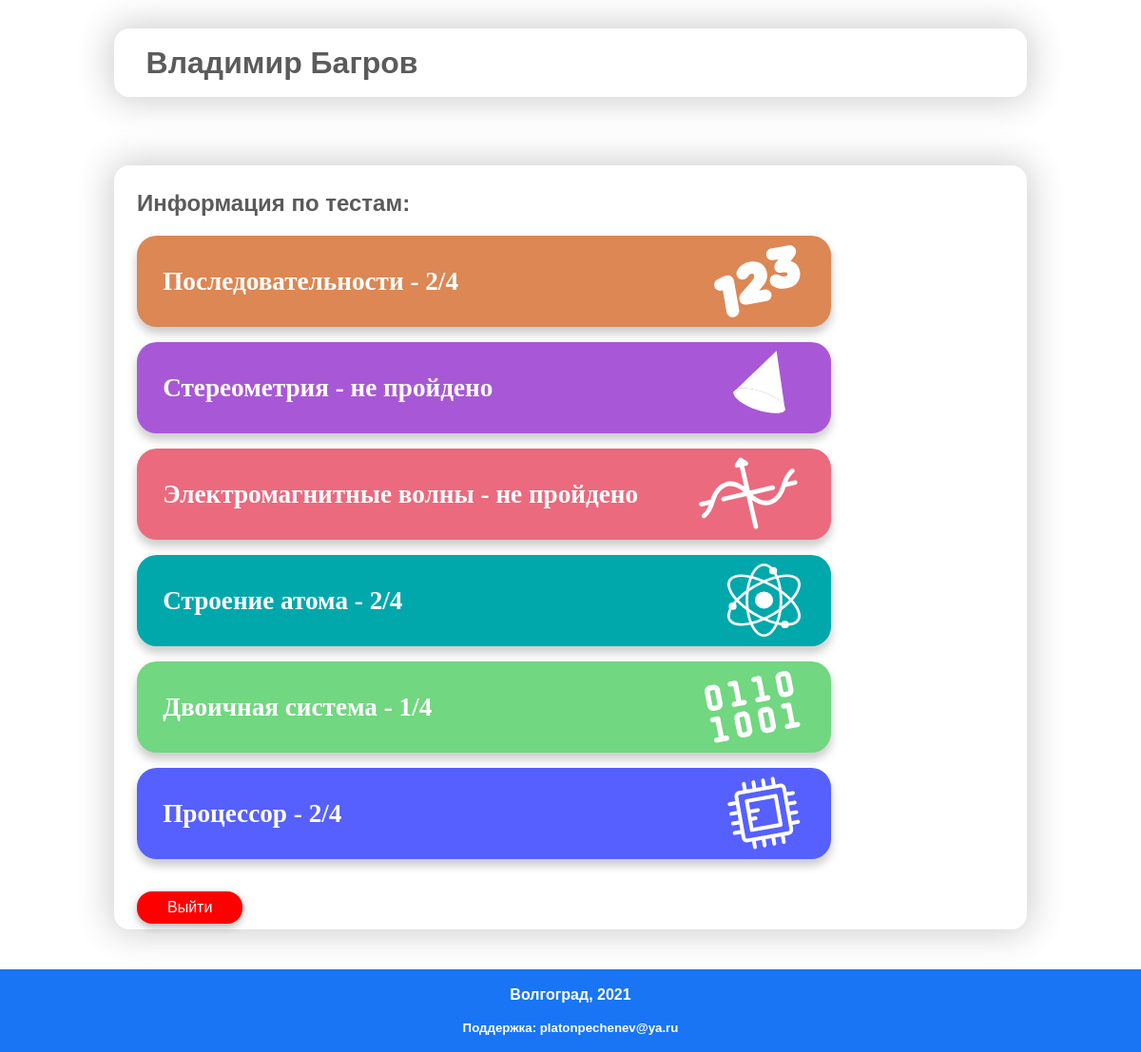
Screenshot of /profile (signed in) with the database file from the repository.
### data/results.py (models this page shows)
class Result(SqlAlchemyBase, UserMixin):
    __tablename__ = 'results'
    id = sqlalchemy.Column(sqlalchemy.Integer, primary_key=True, autoincrement=True)
    user_id = sqlalchemy.Column(sqlalchemy.ForeignKey("users.id"))
    lesson_name = sqlalchemy.Column(sqlalchemy.String, nullable=True)
    percent = sqlalchemy.Column(sqlalchemy.String, nullable=True)
    user = orm.relation('User')

### main.py (the view)
@app.route("/profile")
def profile():
    cards = []
    result = []
    db_sess = create_session()
    for i in CARDS.keys():
        for j in CARDS[i]:
            cards.append(j)
            req = list(db_sess.query(Result).filter(Result.lesson_name == j.name))
            if len(req) > 0:
                result.append(str(req[-1].percent))
            else:
                result.append("не пройдено")
    return render_template('profile.html', title=f'{current_user.name} {current_user.surname}',
                           result=result,
                           cards=cards)

### data/db_session.py (called while the page is built)
def create_session() -> Session:
    global __factory
    return __factory()

### main.py (called while the page is built)
@login_manager.user_loader
def load_user(user_id):
    db_sess = create_session()
    return db_sess.query(User).get(user_id)

### templates/profile.html (shortened to what this page needs)
<!doctype html>
<html lang="en">
<head>
    <link rel="stylesheet" href="static/css/main.css">
    <link rel="stylesheet" href="static/css/cards.css">
</head>
<body>
<div class="header block">
    <div class="inner-header">
        <h1 class="main_h1">{{ title }}</h1>
    </div>
</div>
<div class="block">
    <h2 class="label_lessons">Информация по тестам:</h2>
    {% for i in cards %}
    <a href="{{ i.link }}">
        <div class="task-card" style="background-color: {{ i.color }}; width: 80%">
            <h2 class="task_label">{{ i.name }} - {{ result[loop.index0] }}</h2>
            <img src="{{ url_for('static', filename='images/' + i.source) }}" class="task_image">
        </div>
    </a>
    {% endfor %}
    <br>
    <br>
    <div class="" style="float: left;">
        <a href="/logout" class="register" style="background-color: red">Выйти</a>
    </div>
    <br>
</div>
<footer>
    <br>
    <h4 class="footer_inf">Волгоград, 2021</h4>
    <br>
    <h5 class="footer_inf">Поддержка: <a href="mailto:platonpechenev@ya.ru"
                                         style="color: white">platonpechenev@ya.ru</a></h5>
    <br>
</footer>
</body>
</html>

### static/css/main.css (style rules this page uses)
body { margin: 0; min-width: 765px; }
.block { box-shadow: 0 0 36px 5px rgba(0, 0, 0, 0.19); margin: auto; margin-top: 2.5vw; margin-bottom: 3.5vw; width: 76vw; border-radius: 1em; padding: 0.4em; padding-left: 1.5em; padding-right: 1.5em; }
.main_h1 { font-family: 'Arial'; color: #5b5b5b; display: inline-block; padding-left: 0.3em; vertical-align: middle; }
body { display: flex; flex-direction: column; min-height: 100vh; }
.register { font-family: "Arial"; background: #2f80ed; border-radius: 1em; padding: 0.5em 2em 0.5em 2em; color: white; transition: all 0.3s ease; box-shadow: 0 0.2em 0.5em 0 rgba(0, 0, 0, 0.3); position: relative; float: right; margin: auto 0 auto 0; }
.label_lessons { font-family: 'Arial'; color: #5b5b5b; }
.footer_inf { color: white; margin: 0; text-align: center; font-family: Arial; }
footer { background-color: #1975f3; margin-top: auto; }
a { text-decoration: none; }
.inner-header { display: inline-block; line-height: 100%; width: 100%; }

### static/css/cards.css (style rules this page uses)
.task-card { width: 70%; height: 6em; border-radius: 1.3em; line-height: 6em; margin-bottom: 1em; display: inline-block; box-shadow: 0 0.4em 0.6em 0.05em rgba(0, 0, 0, 0.2); transition: all 0.3s ease; }
.task_label { font-family: Arial bold; font-size: 1.7em; color: white; margin: auto; margin-left: 1em; display: inline-block; }
.task_image { display: inline-block; height: 4.8em; float: right; padding-top: 0.6em; padding-right: 2em; }

### rows the page displays
Result: percent "2/4"
Result: percent "2/4"
Result: percent "1/4"
Result: percent "2/4"

### other values shown
{{ title }} "Владимир Багров"
{{ i.name }} "Последовательности" "Стереометрия" "Электромагнитные волны" "Строение атома" "Двоичная система" "Процессор"
{{ result[loop.index0] }} "не пройдено" "не пройдено"
